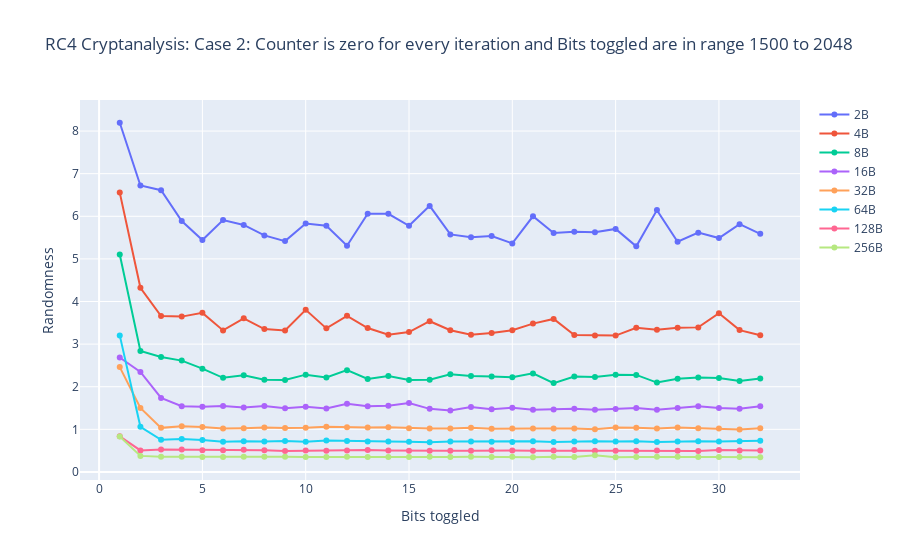

The notebook cell this image was saved under:
### Code cell
fig = go.Figure()
fig.add_trace(go.Scatter(x=df4['bits'], y=df4['2'],
                    mode='lines+markers',
                    name='2B'))
fig.add_trace(go.Scatter(x=df4['bits'], y=df4['4'],
                    mode='lines+markers',
                    name='4B'))
fig.add_trace(go.Scatter(x=df4['bits'], y=df4['8'],
                    mode='lines+markers', name='8B'))
fig.add_trace(go.Scatter(x=df4['bits'], y=df4['16'],
                    mode='lines+markers', name='16B'))
fig.add_trace(go.Scatter(x=df4['bits'], y=df4['32'],
                    mode='lines+markers', name='32B'))
fig.add_trace(go.Scatter(x=df4['bits'], y=df4['64'],
                    mode='lines+markers', name='64B'))
fig.add_trace(go.Scatter(x=df4['bits'], y=df4['128'],
                    mode='lines+markers', name='128B'))
fig.add_trace(go.Scatter(x=df4['bits'], y=df4['256'],
                    mode='lines+markers', name='256B'))


fig.update_layout(title='RC4 Cryptanalysis: Case 2: Counter is zero for every iteration and Bits toggled are in range 1500 to 2048 ',
                   xaxis_title='Bits toggled',
                   yaxis_title='Randomness')


fig.show()

### Figure 1 — Plotly figure (JSON) as saved in the notebook; plotly's stock layout.template omitted (floating-point values rounded to 4 significant figures)
{"data": [{"mode": "lines+markers", "name": "2B", "type": "scatter", "x": [1, 2, 3, 4, 5, 6, 7, 8, 9, 10, 11, 12, 13, 14, 15, 16, 17, 18, 19, 20, 21, 22, 23, 24, 25, 26, 27, 28, 29, 30, 31, 32], "y": [8.195, 6.723, 6.612, 5.889, 5.442, 5.913, 5.796, 5.551, 5.417, 5.832, 5.778, 5.31, 6.059, 6.057, 5.777, 6.244, 5.575, 5.506, 5.536, 5.364, 6.0, 5.606, 5.635, 5.624, 5.704, 5.295, 6.145, 5.403, 5.617, 5.488, 5.816, 5.589]}, {"mode": "lines+markers", "name": "4B", "type": "scatter", "x": [1, 2, 3, 4, 5, 6, 7, 8, 9, 10, 11, 12, 13, 14, 15, 16, 17, 18, 19, 20, 21, 22, 23, 24, 25, 26, 27, 28, 29, 30, 31, 32], "y": [6.555, 4.322, 3.657, 3.645, 3.733, 3.322, 3.606, 3.354, 3.322, 3.804, 3.37, 3.663, 3.377, 3.221, 3.282, 3.537, 3.326, 3.219, 3.261, 3.328, 3.482, 3.592, 3.212, 3.2, 3.2, 3.385, 3.335, 3.383, 3.393, 3.725, 3.329, 3.209]}, {"mode": "lines+markers", "name": "8B", "type": "scatter", "x": [1, 2, 3, 4, 5, 6, 7, 8, 9, 10, 11, 12, 13, 14, 15, 16, 17, 18, 19, 20, 21, 22, 23, 24, 25, 26, 27, 28, 29, 30, 31, 32], "y": [5.102, 2.837, 2.7, 2.613, 2.424, 2.21, 2.267, 2.161, 2.158, 2.284, 2.215, 2.389, 2.182, 2.251, 2.161, 2.166, 2.294, 2.25, 2.24, 2.222, 2.313, 2.085, 2.24, 2.231, 2.282, 2.277, 2.097, 2.187, 2.218, 2.203, 2.133, 2.194]}, {"mode": "lines+markers", "name": "16B", "type": "scatter", "x": [1, 2, 3, 4, 5, 6, 7, 8, 9, 10, 11, 12, 13, 14, 15, 16, 17, 18, 19, 20, 21, 22, 23, 24, 25, 26, 27, 28, 29, 30, 31, 32], "y": [2.686, 2.347, 1.738, 1.543, 1.533, 1.546, 1.514, 1.548, 1.493, 1.528, 1.487, 1.599, 1.542, 1.556, 1.618, 1.481, 1.443, 1.525, 1.473, 1.507, 1.46, 1.467, 1.484, 1.462, 1.478, 1.5, 1.459, 1.498, 1.543, 1.498, 1.483, 1.542]}, {"mode": "lines+markers", "name": "32B", "type": "scatter", "x": [1, 2, 3, 4, 5, 6, 7, 8, 9, 10, 11, 12, 13, 14, 15, 16, 17, 18, 19, 20, 21, 22, 23, 24, 25, 26, 27, 28, 29, 30, 31, 32], "y": [2.461, 1.501, 1.035, 1.072, 1.052, 1.017, 1.026, 1.042, 1.032, 1.036, 1.061, 1.052, 1.044, 1.051, 1.028, 1.019, 1.019, 1.036, 1.013, 1.022, 1.02, 1.022, 1.021, 1.0, 1.042, 1.04, 1.022, 1.042, 1.026, 1.018, 0.999, 1.025]}, {"mode": "lines+markers", "name": "64B", "type": "scatter", "x": [1, 2, 3, 4, 5, 6, 7, 8, 9, 10, 11, 12, 13, 14, 15, 16, 17, 18, 19, 20, 21, 22, 23, 24, 25, 26, 27, 28, 29, 30, 31, 32], "y": [3.205, 1.06, 0.7552, 0.7712, 0.7515, 0.7074, 0.7211, 0.7131, 0.7261, 0.7076, 0.7407, 0.7264, 0.7164, 0.7152, 0.7063, 0.6947, 0.7141, 0.7159, 0.7073, 0.7051, 0.7233, 0.7027, 0.7162, 0.7193, 0.7122, 0.7183, 0.7041, 0.7171, 0.7198, 0.7144, 0.7199, 0.7296]}, {"mode": "lines+markers", "name": "128B", "type": "scatter", "x": [1, 2, 3, 4, 5, 6, 7, 8, 9, 10, 11, 12, 13, 14, 15, 16, 17, 18, 19, 20, 21, 22, 23, 24, 25, 26, 27, 28, 29, 30, 31, 32], "y": [0.8357, 0.5052, 0.5272, 0.5255, 0.5106, 0.5121, 0.5208, 0.5078, 0.4936, 0.5027, 0.4972, 0.5051, 0.5144, 0.5039, 0.497, 0.4978, 0.4968, 0.4979, 0.5068, 0.5022, 0.499, 0.5009, 0.5124, 0.4968, 0.4983, 0.4988, 0.5016, 0.4954, 0.4924, 0.5157, 0.5023, 0.5039]}, {"mode": "lines+markers", "name": "256B", "type": "scatter", "x": [1, 2, 3, 4, 5, 6, 7, 8, 9, 10, 11, 12, 13, 14, 15, 16, 17, 18, 19, 20, 21, 22, 23, 24, 25, 26, 27, 28, 29, 30, 31, 32], "y": [0.83, 0.3769, 0.3568, 0.3594, 0.3516, 0.3532, 0.3545, 0.3586, 0.355, 0.3501, 0.3484, 0.3555, 0.3528, 0.3516, 0.3491, 0.357, 0.3521, 0.358, 0.3531, 0.3544, 0.3451, 0.356, 0.3514, 0.3947, 0.346, 0.3503, 0.3555, 0.3569, 0.3492, 0.3513, 0.3533, 0.3478]}], "layout": {"title": {"text": "RC4 Cryptanalysis: Case 2: Counter is zero for every iteration and Bits toggled are in range 1500 to 2048 "}, "xaxis": {"title": {"text": "Bits toggled"}}, "yaxis": {"title": {"text": "Randomness"}}}}
